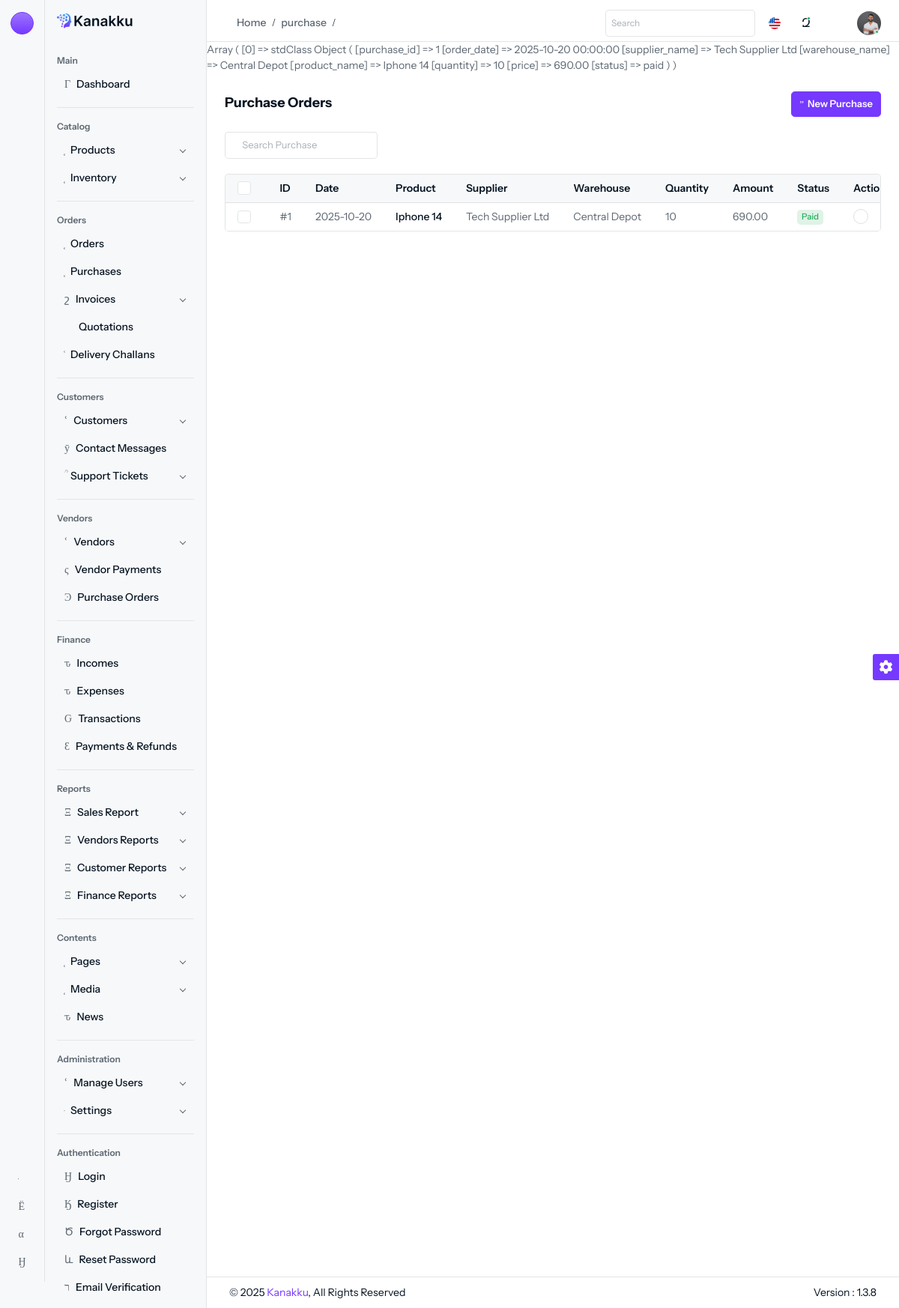
Page /purchase (signed in) on the committed database.
### tables this page shows
CREATE TABLE `purchases` (
  `id` int NOT NULL,
  `supplier_id` int DEFAULT NULL,
  `warehouse_id` int NOT NULL,
  `order_date` datetime DEFAULT CURRENT_TIMESTAMP,
  `status` varchar(50) DEFAULT NULL,
  `total_amount` decimal(10,2) DEFAULT NULL,
  `created_at` datetime DEFAULT CURRENT_TIMESTAMP,
  `updated_at` datetime DEFAULT CURRENT_TIMESTAMP
);

CREATE TABLE `products` (
  `id` int NOT NULL,
  `name` varchar(255) DEFAULT NULL,
  `category_id` int DEFAULT NULL,
  `brand_id` int DEFAULT NULL,
  `unit_id` int DEFAULT NULL,
  `sku` varchar(100) DEFAULT NULL,
  `selling_price` decimal(10,2) DEFAULT NULL,
  `purchase_price` decimal(10,2) DEFAULT NULL,
  `description` text,
  `created_at` datetime DEFAULT CURRENT_TIMESTAMP,
  `updated_at` datetime DEFAULT CURRENT_TIMESTAMP,
  `barcode` varchar(50) DEFAULT NULL,
  `alert_quantity` int DEFAULT NULL,
  `discount` decimal(10,2) DEFAULT NULL,
  `tax_id` int DEFAULT NULL
);

CREATE TABLE `suppliers` (
  `id` int NOT NULL,
  `name` varchar(255) DEFAULT NULL,
  `contact_person` varchar(255) DEFAULT NULL,
  `phone` varchar(50) DEFAULT NULL,
  `email` varchar(255) DEFAULT NULL,
  `created_at` datetime DEFAULT CURRENT_TIMESTAMP,
  `updated_at` datetime DEFAULT CURRENT_TIMESTAMP
);

CREATE TABLE `warehouses` (
  `id` int NOT NULL,
  `name` varchar(255) DEFAULT NULL,
  `location` text,
  `created_at` datetime DEFAULT CURRENT_TIMESTAMP,
  `updated_at` datetime DEFAULT CURRENT_TIMESTAMP,
  `manager` varchar(255) NOT NULL,
  `email` varchar(255) NOT NULL,
  `phone` varchar(20) NOT NULL
);

CREATE TABLE `purchase_details` (
  `id` int NOT NULL,
  `purchase_id` int DEFAULT NULL,
  `product_id` int DEFAULT NULL,
  `quantity` int DEFAULT NULL,
  `price` decimal(10,2) DEFAULT NULL,
  `created_at` datetime DEFAULT CURRENT_TIMESTAMP,
  `updated_at` datetime DEFAULT CURRENT_TIMESTAMP
);

### controllers/Purchases/PurchaseController.php (called while the page is built, shortened)
<?php
class PurchaseController extends Controller
{
	public function index()
	{
		$data = Purchase::detailedPurchases();
		view("Purchases", $data);
	}
}

### configs/app_config.php (called while the page is built, shortened)
<?php
$base_url = "http://localhost/elctro_Ecom_project/admin";

### models/Purchases/purchase.model.php (called while the page is built, shortened)
<?php
class Purchase extends Model implements JsonSerializable
{
	public static function detailedPurchases()
	{
		global $db, $tx;
		$sql = "
	SELECT
		p.id AS purchase_id,
		p.order_date,
		s.name AS supplier_name,
		w.name AS warehouse_name,
		pr.name AS product_name,
		pd.quantity,
		pd.price,
		p.status
	FROM purchases p
	JOIN suppliers s ON p.supplier_id = s.id
	JOIN warehouses w ON p.warehouse_id = w.id
	JOIN purchase_details pd ON pd.purchase_id = p.id
	JOIN products pr ON pd.product_id = pr.id
	ORDER BY p.order_date DESC, p.id DESC
	";
		$result = $db->query($sql);
		$data = [];
		while ($purchase = $result->fetch_object()) {
			$data[] = $purchase;
		}
		return $data;
	}
}

### views/pages/Purchases/purchase/index.php (the view, shortened to what this page needs)
<?php
print_r($data);
?>
<div class="content content-two">
    <div class="d-flex d-block align-items-center justify-content-between flex-wrap gap-3 mb-3">
        <div>
            <h6>Purchase Orders</h6>
        </div>
        <div class="d-flex my-xl-auto right-content align-items-center flex-wrap gap-2">
            <div>
                <a href="<?= $base_url ?>/purchase/create" class="btn btn-primary d-flex align-items-center">
                    <i class="isax isax-add-circle5 me-1"></i>New Purchase
                </a>
            </div>
        </div>
    </div>
    <div class="row">
        <div class="col-md-3">
            <div class="input-group mb-3">
                <span class="input-group-text bg-white border-end-0">
                    <i class="isax isax-search-normal fs-12"></i>
                </span>
                <input type="text" class="form-control border-start-0 ps-0 bg-white" placeholder="Search Purchase">
            </div>
        </div>
    </div>
    <div class="table-responsive border border-bottom-0 rounded">
        <table class="table table-nowrap m-0">
            <thead class="table-light">
                <tr>
                    <th class="no-sort">
                        <div class="form-check form-check-md">
                            <input class="form-check-input" type="checkbox" id="select-all">
                        </div>
                    </th>
                    <th>ID</th>
                    <th>Date</th>
                    <th>Product</th>
                    <th>Supplier</th>
                    <th>Warehouse</th>
                    <th>Quantity</th>
                    <th>Amount</th>
                    <th>Status</th>
                    <th class="no-sort">Actions</th>
                </tr>
            </thead>
            <tbody>
                <?php foreach ($data as $row): ?>
                    <tr>
                        <td>
                            <div class="form-check form-check-md">
                                <input class="form-check-input" type="checkbox">
                            </div>
                        </td>
                        <td>#<?= $row->purchase_id ?></td>
                        <td><?= date('Y-m-d', strtotime($row->order_date)) ?></td>
                        <td>
                            <h6 class="fs-14 fw-medium mb-0">
                                <?= htmlspecialchars($row->product_name ?? 'Multiple Products') ?>
                            </h6>
                        </td>
                        <td><?= htmlspecialchars($row->supplier_name) ?></td>
                        <td><?= htmlspecialchars($row->warehouse_name) ?></td>
                        <td><?= htmlspecialchars($row->quantity) ?></td>
                        <td><?= number_format($row->price, 2) ?></td>
                        <td>
                            <?php if ($row->status == 'paid'): ?>
                                <span class="badge bg-success-subtle text-success">Paid</span>
                            <?php elseif ($row->status == 'unpaid'): ?>
                                <span class="badge bg-danger-subtle text-warning">unpaid</span>
                            <?php else: ?>
                                <span class="badge bg-danger-subtle text-danger"><?= ucfirst($row->status) ?></span>
                            <?php endif; ?>
                        </td>
                        <td class="action-item">
                            <a href="javascript:void(0);" data-bs-toggle="dropdown">
                                <i class="isax isax-more"></i>
                            </a>
                        </td>
                    </tr>
                <?php endforeach; ?>
            </tbody>
        </table>
    </div>
</div>

### rows in the picture
purchases: id "1", order_date "2025-10-20", products.name "Iphone 14", supplier.name "Tech Supplier Ltd", warehouse.name "Central Depot", purchase_details.quantity "10", purchase_details.price "690.00", status "Paid"

### other values in the picture
$_GET["class"] "purchase"
